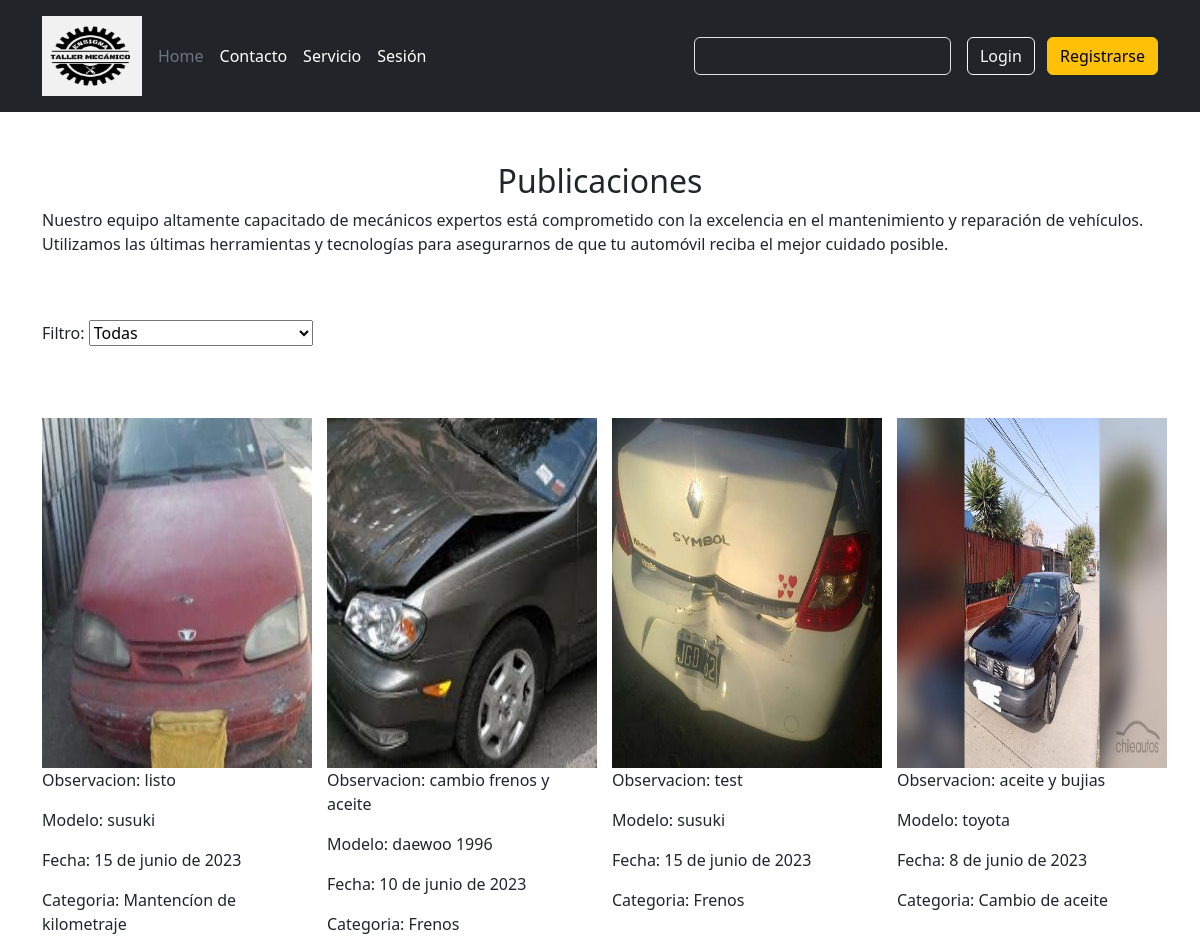
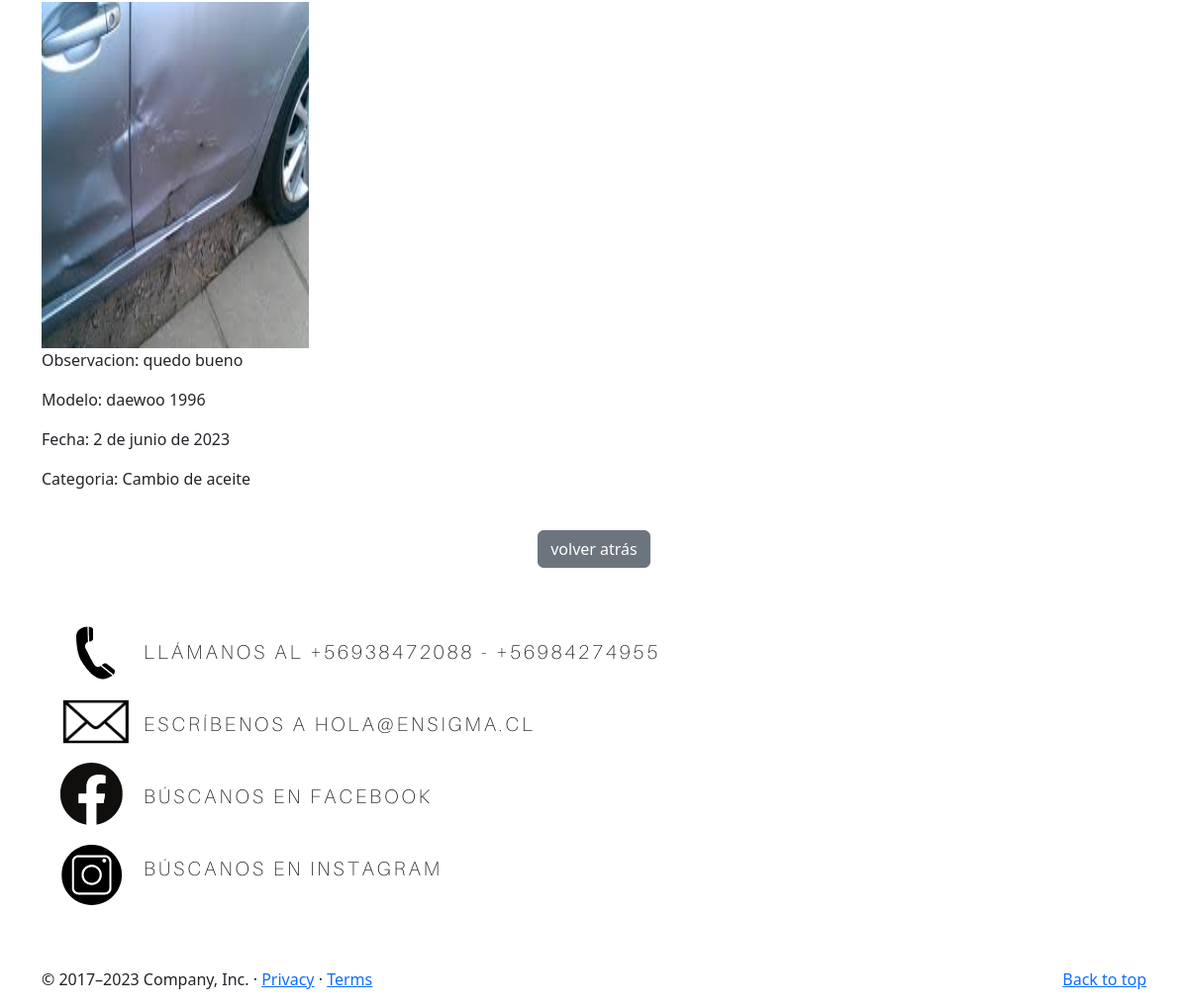
The app's page /atencionesAprobadas/ with its own data (2 pictures, top to bottom).
### appweb/models.py (models this page shows, shortened)
class Atencion(models.Model):
    fecha = models.DateField()
    monto = models.IntegerField()
    Modelo = models.CharField(max_length=100)
    categoria = models.IntegerField(choices=list_categoria)
    observacion = models.TextField()
    Estado = models.IntegerField(default=0)
    usuario = models.ForeignKey(User, on_delete=models.CASCADE)
    fotografia = models.ImageField(null=True, upload_to='categoria')

### appweb/views.py (the view)
# urls.py: path('atencionesAprobadas/', lista_atenciones_aprobadas, name="lista_atenciones_aprobadas"),
def lista_atenciones_aprobadas(request):
    aten=None
    id_cat=request.GET.get('id_cat', '')
    if id_cat != '':
        aten = Atencion.objects.filter(Estado=1,categoria=id_cat)
    else:
        aten = Atencion.objects.filter(Estado=1)
    data = {
        "aten" : aten,
        "list_categoria":list_categoria
    }
    return render(request, "atencionesAprobadas.html",data)

### appweb/templates/atencionesAprobadas.html (shortened to what this page needs)
{% extends 'base.html' %}
{% load static %}
{% block contenido %}
<div class="container" style="margin-top: 50px">
  <center><h2>Publicaciones</h2></center>
  <p>Nuestro equipo altamente capacitado de mecánicos expertos está comprometido con la excelencia en el mantenimiento y
    reparación de vehículos. Utilizamos las últimas herramientas y tecnologías para asegurarnos de que tu automóvil reciba
    el mejor cuidado posible.</p>
    <br>
    <br>
    Filtro: <select name="filert_cat" id="filter_cat" onchange="filtrar()">
        <option>Todas</option>
    </select>
  <div id="profesionales_excelencia" class="row">
    <div class="cont-profesionales col-lg-12 col-md-12 col-sm-12 col-xs-12">
      <br>
      <br>
      <br>
      <div class="cont-listado row">
        {% for p in aten %}
        <div class="col-lg-3 col-md-3 col-sm-6 col-xs-12">
          <div class="prof int">
            <figure>
              <a href="#">
                {% if p.fotografia %}
                <img width="270" height="350"
                  src="{{p.fotografia.url}}"
                  class="img-responsive wp-post-image" alt="" decoding="async" loading="lazy">
                {% else %}
                  <img width="270" height="350"
                  src=""
                  class="img-responsive wp-post-image" alt="" decoding="async" loading="lazy">
                {% endif%}
                </a>
              <p class="nombre white"> Observacion: {{p.observacion}} </p>
              <p class="nombre white"> Modelo: {{p.Modelo}}</p>
              <p class="nombre white"> Fecha: {{p.fecha}}</p>
              <p class="nombre white">Categoria: {{p.get_categoria_display}}</p>
            </figure>
          </div>
        </div>
        {% endfor %}
        <section>
          <br>
          <center><input type="button" class="btn btn-secondary btn" onclick="history.back()" name="volver atrás" value="volver atrás"></center>
          <div class="contacto my-5">
            <img src="{% static './imagen/dato.png'%}" alt="">
          </div>
        </section>
    </div>
  </div>
</div>
{% endblock %}

### records on screen
Atencion: fotografia (picture), observacion "listo", Modelo "susuki", fecha "15 de junio de 2023", categoria "Mantencíon de kilometraje"
Atencion: fotografia (picture), observacion "cambio frenos y aceite", Modelo "daewoo 1996", fecha "10 de junio de 2023", categoria "Frenos"
Atencion: fotografia (picture), observacion "test", Modelo "susuki", fecha "15 de junio de 2023", categoria "Frenos"
Atencion: fotografia (picture), observacion "aceite y bujias", Modelo "toyota", fecha "8 de junio de 2023", categoria "Cambio de aceite"
Atencion: fotografia (picture), observacion "quedo bueno", Modelo "daewoo 1996", fecha "2 de junio de 2023", categoria "Cambio de aceite"
